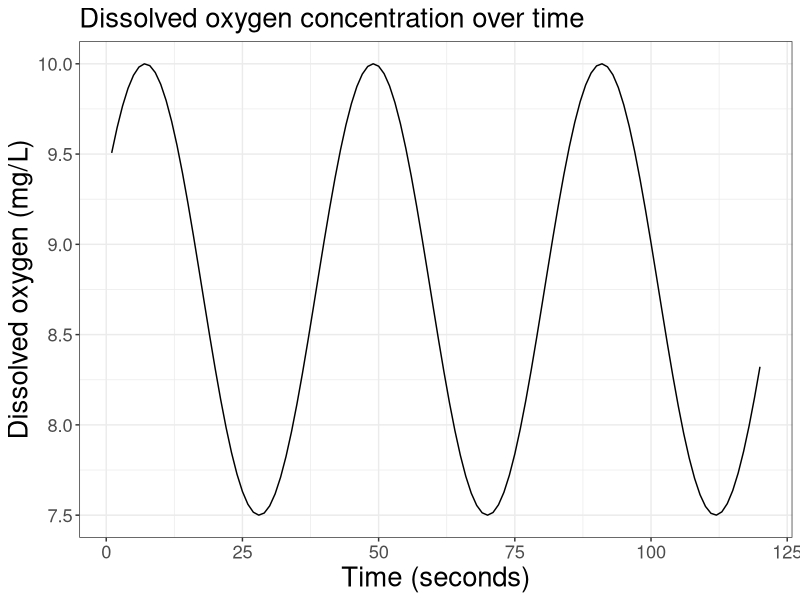
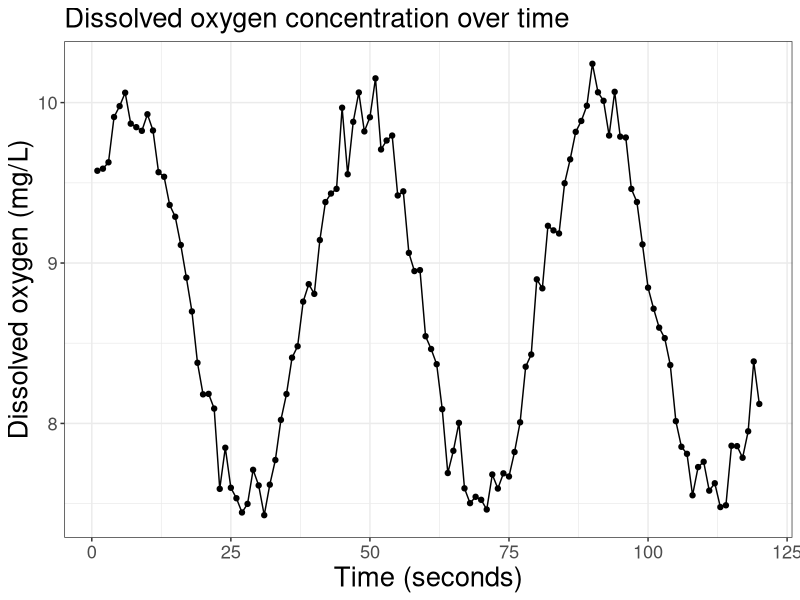
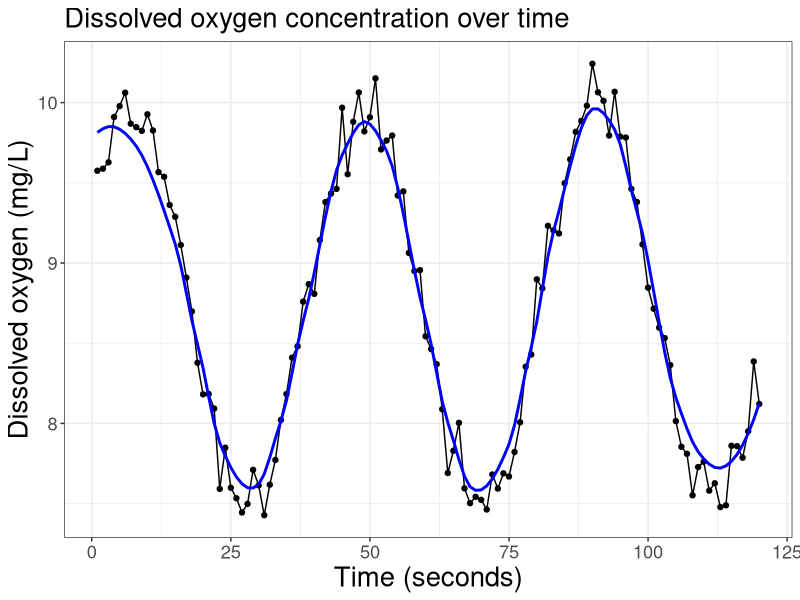
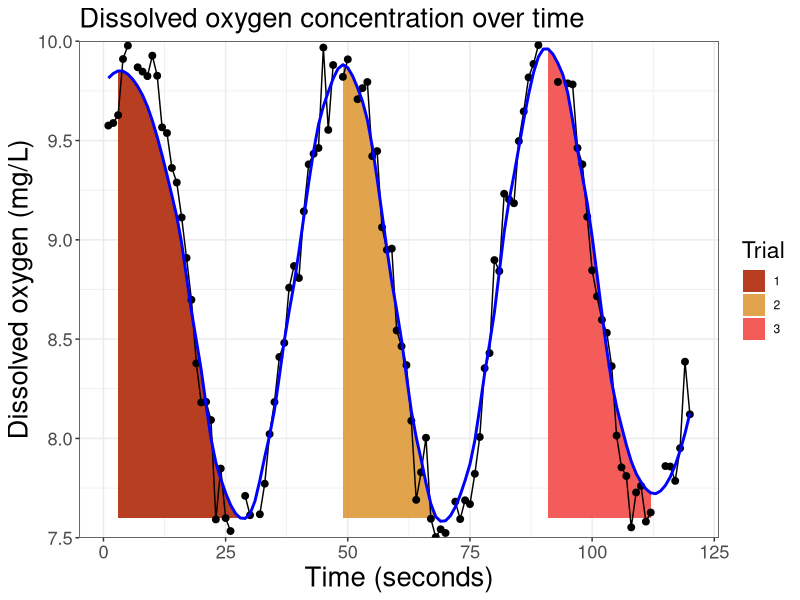
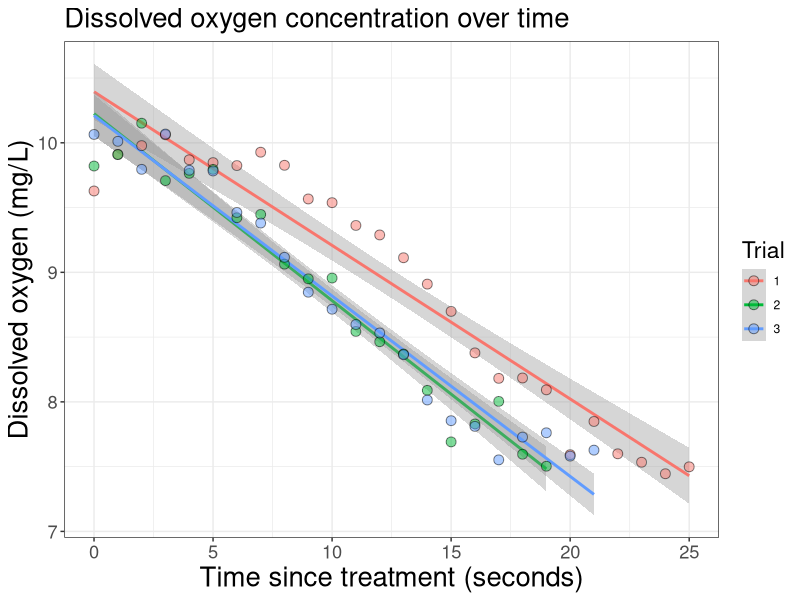

These figures' R source, in order:
## ---- chunk 1
knitr::opts_chunk$set(echo = TRUE)
## ---- chunk 2
library(tidyverse)
## ---- chunk 3
make_sineWave <-
  function(timeVector, y_offset, amplitude, angular_freq, phase){
    tibble(
      time = timeVector,
      dissOx = y_offset + amplitude * sin(angular_freq*time + phase)
    )
  }

sineWave <-
  make_sineWave(
  timeVector = 1:120,
  y_offset = 8.75,
  amplitude = 1.25,
  angular_freq = 0.15,
  phase = .5)

str(sineWave)
## ---- chunk 4
sineWave %>%
  ggplot(
    aes(x = time, y = dissOx)
  ) +
  geom_line() +
  labs(
    title = 'Dissolved oxygen concentration over time',
    x = 'Time (seconds)',
    y = 'Dissolved oxygen (mg/L)'
  ) +
  theme_bw() +
  theme(
    axis.title = element_text(size = rel(1.2)),
    axis.text = element_text(size = rel(1.2)),
    title = element_text(size = rel(1.5))
  )
## ---- chunk 5
make_noisyWave <-
  function(sineWave_frame, noiseValue) {
    sineWave_frame %>%
      mutate(
        dissOx = rnorm(nrow(.), mean = dissOx, sd = noiseValue * .007))
  }

noisyWave <-
  make_noisyWave(sineWave, noiseValue = 20)

noisyWave
## ---- chunk 6
noisyWave %>%
  ggplot(aes(x = time, y = dissOx)) +
  geom_point() + 
  geom_line() +
  labs(
    title = 'Dissolved oxygen concentration over time',
    x = 'Time (seconds)',
    y = 'Dissolved oxygen (mg/L)'
  ) +
  theme_bw() +
  theme(
    axis.title = element_text(size = rel(1.2)),
    axis.text = element_text(size = rel(1.2)),
    title = element_text(size = rel(1.5))
  )
## ---- chunk 7
add_smooth <-
  function(noisyData, smoothingSpan){
    loess(
      dissOx ~ time,
      data = noisyData,
      # Span will control how smoothed the data will be:
      span = smoothingSpan) %>%
      # Predict will return predicted values for a given time:
      predict()
  }

noisyWave %>%
  mutate(dissOx_smooth = add_smooth(., smoothingSpan = 0.3))
## ---- chunk 8
# View smoothing to determine which smoothing span is best:

noisyWave %>%
  mutate(dissOx_smooth = add_smooth(., smoothingSpan = 0.3)) %>%
  ggplot(aes(x = time, y = dissOx)) +
  geom_point() + 
  geom_line() +
  # A new line with our smoothed dissOx_smooth data:
  geom_line(aes(y = dissOx_smooth), color = 'blue', size = 1) +
  labs(
    title = 'Dissolved oxygen concentration over time',
    x = 'Time (seconds)',
    y = 'Dissolved oxygen (mg/L)'
  ) +
  theme_bw() +
  theme(
    axis.title = element_text(size = rel(1.2)),
    axis.text = element_text(size = rel(1.2)),
    title = element_text(size = rel(1.5))
  )
## ---- chunk 9
wave_trials <-
  noisyWave %>%
  mutate(dissOx_smooth = add_smooth(., smoothingSpan = 0.3)) %>%
  mutate(
    # Look forward to determine dissOx is increasing or decreasing:
    slope = ifelse(
      lead(dissOx_smooth) > dissOx_smooth,
      'positive',
      'negative'),
    # Define the turning points in the data:
    trial_group = ifelse(
      lag(slope) == 'positive' & slope == 'negative',
      1, 0
    ),
    # Assign group identities:
    trial_group = 
      ifelse(
        slope == 'negative',
        # What does this do?
        cumsum(trial_group),
        NA))

wave_trials
## ---- chunk 10
wave_trials %>%
  ggplot(aes(x = time, y = dissOx)) +
  geom_ribbon(
    # Why do we need to add a new data argument?
    data = wave_trials %>%
      filter(!is.na(trial_group)) %>%
      group_by(trial_group) %>%
      mutate(minTime = min(time), maxTime = max(time)),
    # Look closely at these aesthetics:
    aes(
      ymin = min(dissOx_smooth),
      ymax = dissOx_smooth,
      fill = factor(trial_group)),
    alpha = .9
  ) +
  geom_point(size = 2) + 
  geom_line() +
  geom_line(
    aes(y = dissOx_smooth),
    color = 'blue',
    size = 1) +
  labs(
    title = 'Dissolved oxygen concentration over time',
    x = 'Time (seconds)',
    y = 'Dissolved oxygen (mg/L)'
  ) +
  scale_fill_manual(
    values = c('#B02909', '#DF993A', '#F24A47'),
    name = 'Trial') +
  scale_y_continuous(
    limits = c(7.5, 10),
    expand = c(0,0)) +
  theme_bw() +
  theme(
    axis.title = element_text(size = rel(1.2)),
    axis.text = element_text(size = rel(1.2)),
    title = element_text(size = rel(1.5))
  )
## ---- chunk 11
gilled_iguana <-
  wave_trials %>%
  filter(!is.na(trial_group)) %>%
  select(trial_group, time, dissOx)

gilled_iguana
## ---- chunk 12
map(
  unique(gilled_iguana$trial_group),
  function(x){
    gilled_iguana %>%
      filter(trial_group == x) %>%
      lm(dissOx ~ time, data = .) %>%
      summary()
  }
)
## ---- chunk 13
gilled_iguana %>%
  mutate(Trial = factor(trial_group)) %>%
  group_by(Trial) %>%
  mutate(time = time - min(time)) %>%
  ungroup %>%
  ggplot(
    aes(time, dissOx)) +
  stat_smooth(method = "lm", aes(col = Trial)) +
  geom_point(
    aes(fill = Trial),
    size = 3, 
    alpha = .5, 
    pch=21) +
  labs(
    title = 'Dissolved oxygen concentration over time',
    x = 'Time since treatment (seconds)',
    y = 'Dissolved oxygen (mg/L)'
  ) +
  theme_bw() +
  theme(
    axis.title = element_text(size = rel(1.2)),
    axis.text = element_text(size = rel(1.2)),
    title = element_text(size = rel(1.5))
  )
